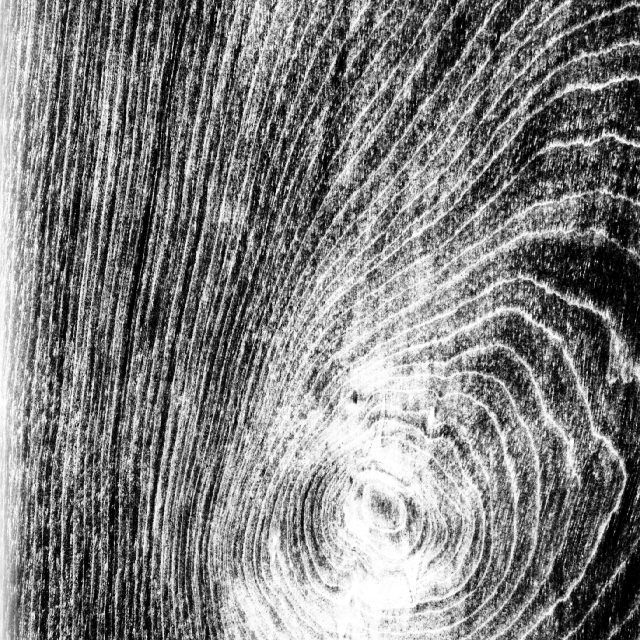
#> input picture data/Normalized_Brodatz/Woody/D69.tif, 640 x 640 px
$ jupyter execute --allow-errors brodatz.ipynb
#> lines starting #> are read from the running program, lines starting #| are printed output that depends on the picture
### utils/experiments_functions.py
import numpy as np
import ordpy
from features_extractor.entropy_complexity import get_entropy_fisher, get_weighted_entropy_fisher
from features_extractor.entropy_complexity_correct import get_weighted_entropy_complexity, get_entropy_complexity, get_weighted_fisher_shannon
import pandas as pd
import matplotlib.pyplot as plt
import matplotlib.cm as cm
import seaborn as sns

def get_img_info(img, q_linspace = np.linspace(-2, 20, num = 221)):
    data = []
    for q in q_linspace:
        # print(f"q = {q}")
        ord_dis = ordpy.weighted_smoothness_structure(img, q=q)
        probs = ordpy.weighted_smoothness_structure_probs(img, q=q)
        w_ent_correct, w_comp_correct = get_weighted_entropy_complexity(img, 2, 2, 1, 1, q)
        data.append([q, ord_dis[0], ord_dis[1], w_ent_correct, w_comp_correct, probs[0], probs[1], probs[2]])

    data = pd.DataFrame(data, columns = ["q", "Smoothness", "Curve structure", "Weighted Entropy Correct", "Weighted Complexity Correct", "prob0", "prob1", "prob2"])
    return data

# [10 lines left out: function get_img_info_simple, not called in this run]

### utils/images_generator.py
import numpy as np
import matplotlib.pyplot as plt
from PIL import Image
import random


def generate_histogram(img, isNormalized=True, title='Histogram of Img', range=(0, 255)):
    '''
        Plots a histogram of the image
    '''
    if not isNormalized:
        normalized_img = normalize_img_to_0_255(img)
    else:
        normalized_img = img
    flattened_img = normalized_img.flatten()
    plt.hist(flattened_img, bins=256, range=range, color='blue', alpha=0.7)
    plt.xlabel('Value')
    plt.ylabel('Frequency')
    plt.title(title)

# [8 lines left out: function normalize_img_to_0_255, not called in this run]

def uniform_image(intensity=127, image_size=(256, 256)):
    return np.ones(image_size, dtype=np.int8)*intensity

# [598 lines left out: functions colored_noise, logistic_map, henon_map, new_henon_map, noisy, salt_and_pepper and 11 more, not called in this run]


# [31 lines that do not run on import are left out]

### brodatz.ipynb
# Brodatz Dataset Experiments

## Import

[cell 1]
import numpy as np
import pandas as pd
import matplotlib.pyplot as plt
import cv2

[cell 2]
from images_generator import generate_histogram

[cell 3]
images_class = 'Woody'
images_path = f'data/Normalized_Brodatz/{images_class}'

[cell 4]
image_name = 'D69'
image_title = f'{images_class}-{image_name}'
gs_image = cv2.imread(f'{images_path}/{image_name}.tif', cv2.IMREAD_GRAYSCALE)
#> gs_image is the input picture: shape (640, 640); min 0, max 255, mean 127.5
if gs_image is not None:
    plt.imshow(gs_image, cmap='gray')
    plt.title(f"Imagem {image_title}")
    plt.axis('off')  # Remove os eixos
    plt.show()
else:
    print('error')

[cell 5]
generate_histogram(gs_image, isNormalized=True, title=f'{image_title}')
plt.savefig(f'results/norm_brodatz/{image_title}_histogram.png')
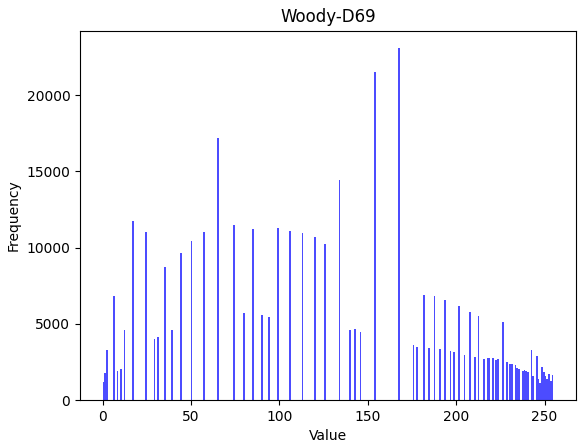
#> figure drawn by matplotlib, 1 panel; tallest bar 23087 high, from x = 167.3 to 168.3
#> the loop in get_img_info, `for q in q_linspace: # print(f"q = {q}")` made 1 pass
#> q on pass 1: -2
#> after the loop in get_img_info, `for q in q_linspace:`: data = []
